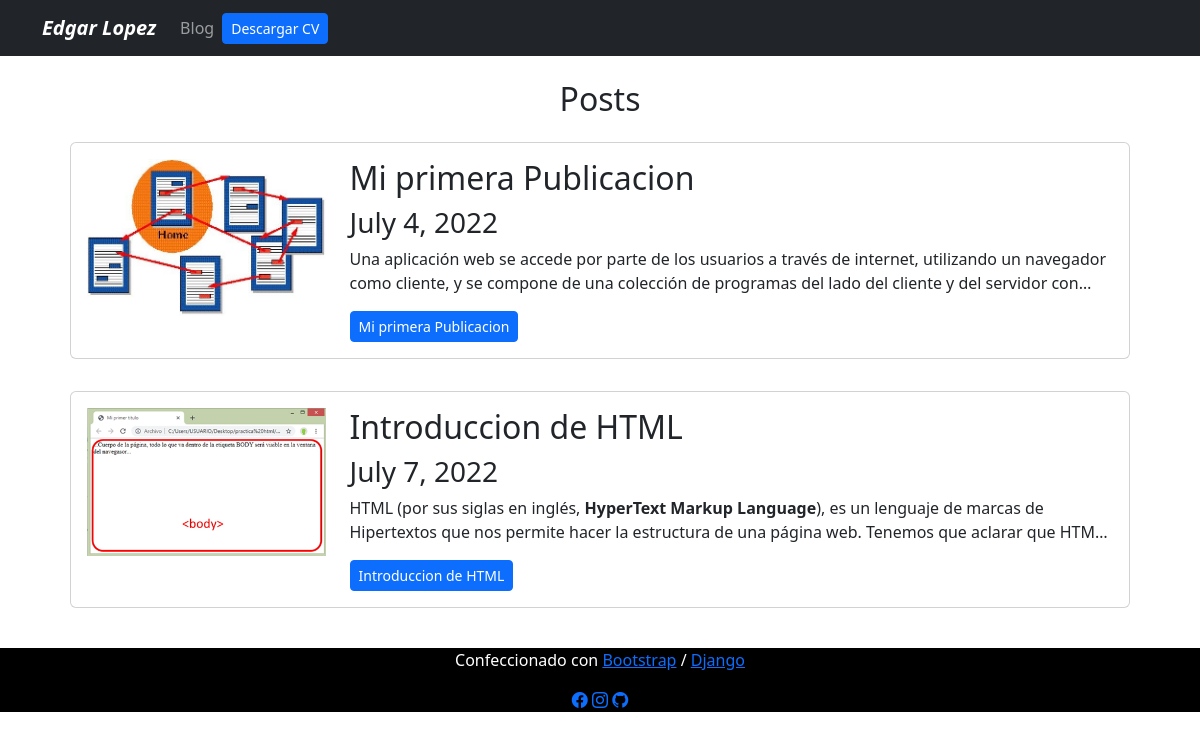
Screenshot of /blog/ with the database file from the repository.
### blog/models.py (models this page shows)
class Post(models.Model):
    title = models.CharField(max_length=200)
    description = models.TextField()
    image = models.ImageField(upload_to='blog/images')
    date = models.DateField(datetime.date.today)

### blog/views.py (the view)
# urls.py: path("", render_post, name='posts'),
def render_post(request):
    posts = Post.objects.all()
    return render(request, 'posts.html', {'posts': posts})

### blog/templates/posts.html
{% extends 'layout.html' %}
{% block content %}
    <h2 class="text-center">Posts</h2>
    {% for post in posts %}
        <div class="p-3">
            <div class="card card-body bg-blue">
                <div class="row">
                    <div class="col-3">
                        <img src="{{post.image.url}}" alt="{{post.title}}" class="img-fluid" />
                    </div>
                    <div class="col-9">
                        <h2>{{post.title}}</h2>
                        <h3>{{post.date}}</h3>
                        <p>{{post.description|safe|truncatechars:200}}</p>
                        <a href="{% url 'blog:post_detail' post.id %}" class="btn btn-primary btn-sm">{{post.title}}</a>
                    </div>
                </div>
            </div>
        </div>
    {% endfor %}
{% endblock %}

### portfolio/static/main.css (style rules this page uses)
body { background: white; }

### rows the page displays
Post: image (picture), title "Mi primera Publicacion", date "July 4, 2022", description "Una aplicación web se accede por parte de los usuarios a través de internet, utilizando un navegador como cliente, y se compone de una colección de programas del lado del cliente y del servidor con…"
Post: image (picture), title "Introduccion de HTML", date "July 7, 2022", description "HTML (por sus siglas en inglés, HyperText Markup Language ), es un lenguaje de marcas de Hipertextos que nos permite hacer la estructura de una página web. Tenemos que aclarar que HTM…"
